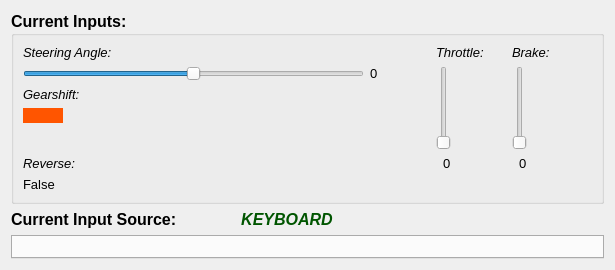
<?xml version="1.0" encoding="UTF-8"?>
<ui version="4.0">
 <class>Form</class>
 <widget class="QWidget" name="Form">
  <property name="geometry">
   <rect>
    <x>0</x>
    <y>0</y>
    <width>615</width>
    <height>270</height>
   </rect>
  </property>
  <property name="windowTitle">
   <string>Form</string>
  </property>
  <layout class="QGridLayout" name="gridLayout_2">
   <item row="0" column="0">
    <layout class="QGridLayout" name="gridLayout">
     <item row="11" column="0">
      <widget class="QLabel" name="lblSourcetitle">
       <property name="sizePolicy">
        <sizepolicy hsizetype="Fixed" vsizetype="Preferred">
         <horstretch>0</horstretch>
         <verstretch>0</verstretch>
        </sizepolicy>
       </property>
       <property name="font">
        <font>
         <pointsize>12</pointsize>
         <weight>75</weight>
         <bold>true</bold>
        </font>
       </property>
       <property name="text">
        <string>Current Input Source:</string>
       </property>
      </widget>
     </item>
     <item row="2" column="0" colspan="3">
      <widget class="QGroupBox" name="groupBox">
       <property name="sizePolicy">
        <sizepolicy hsizetype="Expanding" vsizetype="Preferred">
         <horstretch>0</horstretch>
         <verstretch>0</verstretch>
        </sizepolicy>
       </property>
       <property name="font">
        <font>
         <pointsize>12</pointsize>
         <weight>75</weight>
         <bold>true</bold>
        </font>
       </property>
       <property name="title">
        <string>Current Inputs:</string>
       </property>
       <property name="alignment">
        <set>Qt::AlignLeading|Qt::AlignLeft|Qt::AlignTop</set>
       </property>
       <layout class="QGridLayout" name="gridLayout_3">
        <item row="1" column="1">
         <widget class="QLabel" name="lblSteering">
          <property name="sizePolicy">
           <sizepolicy hsizetype="Fixed" vsizetype="Fixed">
            <horstretch>0</horstretch>
            <verstretch>0</verstretch>
           </sizepolicy>
          </property>
          <property name="minimumSize">
           <size>
            <width>60</width>
            <height>0</height>
           </size>
          </property>
          <property name="font">
           <font>
            <pointsize>10</pointsize>
            <weight>50</weight>
            <bold>false</bold>
           </font>
          </property>
          <property name="text">
           <string>0</string>
          </property>
          <property name="alignment">
           <set>Qt::AlignLeading|Qt::AlignLeft|Qt::AlignVCenter</set>
          </property>
         </widget>
        </item>
        <item row="1" column="2" rowspan="4">
         <widget class="QSlider" name="sliderThrottle">
          <property name="enabled">
           <bool>true</bool>
          </property>
          <property name="sizePolicy">
           <sizepolicy hsizetype="Fixed" vsizetype="Fixed">
            <horstretch>0</horstretch>
            <verstretch>0</verstretch>
           </sizepolicy>
          </property>
          <property name="minimum">
           <number>0</number>
          </property>
          <property name="maximum">
           <number>100</number>
          </property>
          <property name="value">
           <number>0</number>
          </property>
          <property name="sliderPosition">
           <number>0</number>
          </property>
          <property name="orientation">
           <enum>Qt::Vertical</enum>
          </property>
          <property name="invertedAppearance">
           <bool>false</bool>
          </property>
         </widget>
        </item>
        <item row="0" column="0">
         <widget class="QLabel" name="lblSteeringtitle">
          <property name="sizePolicy">
           <sizepolicy hsizetype="Fixed" vsizetype="Fixed">
            <horstretch>0</horstretch>
            <verstretch>0</verstretch>
           </sizepolicy>
          </property>
          <property name="font">
           <font>
            <pointsize>10</pointsize>
            <weight>50</weight>
            <italic>true</italic>
            <bold>false</bold>
           </font>
          </property>
          <property name="text">
           <string>Steering Angle:</string>
          </property>
         </widget>
        </item>
        <item row="1" column="3" rowspan="4">
         <widget class="QSlider" name="sliderBrake">
          <property name="enabled">
           <bool>true</bool>
          </property>
          <property name="sizePolicy">
           <sizepolicy hsizetype="Fixed" vsizetype="Fixed">
            <horstretch>0</horstretch>
            <verstretch>0</verstretch>
           </sizepolicy>
          </property>
          <property name="minimum">
           <number>0</number>
          </property>
          <property name="maximum">
           <number>100</number>
          </property>
          <property name="value">
           <number>0</number>
          </property>
          <property name="sliderPosition">
           <number>0</number>
          </property>
          <property name="tracking">
           <bool>false</bool>
          </property>
          <property name="orientation">
           <enum>Qt::Vertical</enum>
          </property>
         </widget>
        </item>
        <item row="5" column="2">
         <widget class="QLabel" name="lblThrottle">
          <property name="sizePolicy">
           <sizepolicy hsizetype="Fixed" vsizetype="Preferred">
            <horstretch>0</horstretch>
            <verstretch>0</verstretch>
           </sizepolicy>
          </property>
          <property name="minimumSize">
           <size>
            <width>60</width>
            <height>0</height>
           </size>
          </property>
          <property name="font">
           <font>
            <pointsize>10</pointsize>
            <weight>50</weight>
            <bold>false</bold>
           </font>
          </property>
          <property name="text">
           <string>  0</string>
          </property>
          <property name="alignment">
           <set>Qt::AlignLeading|Qt::AlignLeft|Qt::AlignVCenter</set>
          </property>
         </widget>
        </item>
        <item row="5" column="3">
         <widget class="QLabel" name="lblGear">
          <property name="sizePolicy">
           <sizepolicy hsizetype="Fixed" vsizetype="Preferred">
            <horstretch>0</horstretch>
            <verstretch>0</verstretch>
           </sizepolicy>
          </property>
          <property name="minimumSize">
           <size>
            <width>60</width>
            <height>0</height>
           </size>
          </property>
          <property name="font">
           <font>
            <pointsize>10</pointsize>
            <weight>50</weight>
            <bold>false</bold>
           </font>
          </property>
          <property name="text">
           <string>  0</string>
          </property>
          <property name="alignment">
           <set>Qt::AlignLeading|Qt::AlignLeft|Qt::AlignVCenter</set>
          </property>
         </widget>
        </item>
        <item row="0" column="3">
         <widget class="QLabel" name="lblBraketitle">
          <property name="sizePolicy">
           <sizepolicy hsizetype="Minimum" vsizetype="Preferred">
            <horstretch>0</horstretch>
            <verstretch>0</verstretch>
           </sizepolicy>
          </property>
          <property name="minimumSize">
           <size>
            <width>80</width>
            <height>0</height>
           </size>
          </property>
          <property name="font">
           <font>
            <pointsize>10</pointsize>
            <weight>50</weight>
            <italic>true</italic>
            <bold>false</bold>
           </font>
          </property>
          <property name="text">
           <string>Brake:</string>
          </property>
         </widget>
        </item>
        <item row="6" column="0">
         <widget class="QLabel" name="lblReverse">
          <property name="sizePolicy">
           <sizepolicy hsizetype="Fixed" vsizetype="Preferred">
            <horstretch>0</horstretch>
            <verstretch>0</verstretch>
           </sizepolicy>
          </property>
          <property name="minimumSize">
           <size>
            <width>60</width>
            <height>0</height>
           </size>
          </property>
          <property name="font">
           <font>
            <pointsize>10</pointsize>
            <weight>50</weight>
            <bold>false</bold>
           </font>
          </property>
          <property name="text">
           <string>False</string>
          </property>
          <property name="alignment">
           <set>Qt::AlignLeading|Qt::AlignLeft|Qt::AlignVCenter</set>
          </property>
         </widget>
        </item>
        <item row="2" column="0">
         <widget class="QLabel" name="lblGeartitle">
          <property name="sizePolicy">
           <sizepolicy hsizetype="Preferred" vsizetype="Fixed">
            <horstretch>0</horstretch>
            <verstretch>0</verstretch>
           </sizepolicy>
          </property>
          <property name="font">
           <font>
            <pointsize>10</pointsize>
            <weight>50</weight>
            <italic>true</italic>
            <bold>false</bold>
           </font>
          </property>
          <property name="text">
           <string>Gearshift:</string>
          </property>
         </widget>
        </item>
        <item row="0" column="2">
         <widget class="QLabel" name="lblThrottletitle">
          <property name="sizePolicy">
           <sizepolicy hsizetype="Minimum" vsizetype="Fixed">
            <horstretch>0</horstretch>
            <verstretch>0</verstretch>
           </sizepolicy>
          </property>
          <property name="minimumSize">
           <size>
            <width>70</width>
            <height>0</height>
           </size>
          </property>
          <property name="font">
           <font>
            <pointsize>10</pointsize>
            <weight>50</weight>
            <italic>true</italic>
            <bold>false</bold>
           </font>
          </property>
          <property name="text">
           <string>Throttle:</string>
          </property>
         </widget>
        </item>
        <item row="1" column="0">
         <widget class="QSlider" name="sliderSteering">
          <property name="enabled">
           <bool>true</bool>
          </property>
          <property name="sizePolicy">
           <sizepolicy hsizetype="MinimumExpanding" vsizetype="Fixed">
            <horstretch>0</horstretch>
            <verstretch>0</verstretch>
           </sizepolicy>
          </property>
          <property name="minimum">
           <number>-450</number>
          </property>
          <property name="maximum">
           <number>450</number>
          </property>
          <property name="orientation">
           <enum>Qt::Horizontal</enum>
          </property>
          <property name="invertedAppearance">
           <bool>false</bool>
          </property>
         </widget>
        </item>
        <item row="5" column="0">
         <widget class="QLabel" name="lblReversetitle">
          <property name="sizePolicy">
           <sizepolicy hsizetype="Fixed" vsizetype="Preferred">
            <horstretch>0</horstretch>
            <verstretch>0</verstretch>
           </sizepolicy>
          </property>
          <property name="font">
           <font>
            <pointsize>10</pointsize>
            <weight>50</weight>
            <italic>true</italic>
            <bold>false</bold>
           </font>
          </property>
          <property name="text">
           <string>Reverse:</string>
          </property>
         </widget>
        </item>
        <item row="3" column="0">
         <widget class="QLabel" name="label">
          <property name="sizePolicy">
           <sizepolicy hsizetype="Fixed" vsizetype="Fixed">
            <horstretch>0</horstretch>
            <verstretch>0</verstretch>
           </sizepolicy>
          </property>
          <property name="minimumSize">
           <size>
            <width>40</width>
            <height>0</height>
           </size>
          </property>
          <property name="font">
           <font>
            <pointsize>10</pointsize>
            <weight>50</weight>
            <bold>false</bold>
           </font>
          </property>
          <property name="styleSheet">
           <string notr="true">background-color: rgb(255, 85, 0);</string>
          </property>
          <property name="text">
           <string/>
          </property>
         </widget>
        </item>
       </layout>
      </widget>
     </item>
     <item row="11" column="1">
      <widget class="QLabel" name="lblSource">
       <property name="font">
        <font>
         <pointsize>12</pointsize>
         <weight>75</weight>
         <italic>true</italic>
         <bold>true</bold>
        </font>
       </property>
       <property name="styleSheet">
        <string notr="true">color: rgb(0, 85, 0);</string>
       </property>
       <property name="text">
        <string>KEYBOARD</string>
       </property>
       <property name="alignment">
        <set>Qt::AlignCenter</set>
       </property>
      </widget>
     </item>
     <item row="12" column="0" colspan="3">
      <widget class="QTabWidget" name="tabInputs">
       <property name="currentIndex">
        <number>-1</number>
       </property>
      </widget>
     </item>
    </layout>
   </item>
  </layout>
 </widget>
 <resources/>
 <connections/>
</ui>
